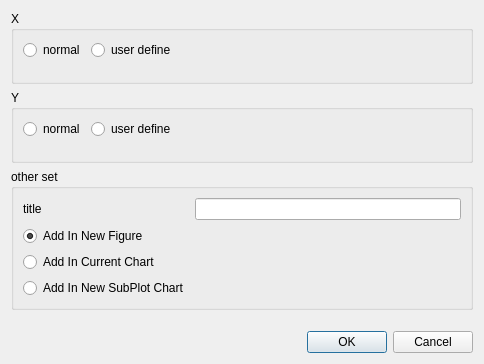
<?xml version="1.0" encoding="UTF-8"?>
<ui version="4.0">
 <class>SAAddLineChartSetDialog</class>
 <widget class="QDialog" name="SAAddLineChartSetDialog">
  <property name="geometry">
   <rect>
    <x>0</x>
    <y>0</y>
    <width>484</width>
    <height>364</height>
   </rect>
  </property>
  <property name="windowTitle">
   <string>Add Line Chart Set</string>
  </property>
  <property name="whatsThis">
   <string>&lt;html&gt;&lt;head/&gt;&lt;body&gt;&lt;p&gt;This dialog box is used to set the line graph&lt;/p&gt;&lt;/body&gt;&lt;/html&gt;</string>
  </property>
  <layout class="QVBoxLayout" name="verticalLayout_3">
   <item>
    <widget class="QGroupBox" name="groupBoxX">
     <property name="title">
      <string>X</string>
     </property>
     <layout class="QVBoxLayout" name="verticalLayout_2">
      <item>
       <layout class="QHBoxLayout" name="horizontalLayout_4">
        <item>
         <widget class="QRadioButton" name="radioButtonXNormal">
          <property name="text">
           <string>normal</string>
          </property>
         </widget>
        </item>
        <item>
         <widget class="QRadioButton" name="radioButtonXUseDef">
          <property name="text">
           <string>user define</string>
          </property>
         </widget>
        </item>
        <item>
         <spacer name="horizontalSpacer_2">
          <property name="orientation">
           <enum>Qt::Horizontal</enum>
          </property>
          <property name="sizeHint" stdset="0">
           <size>
            <width>40</width>
            <height>20</height>
           </size>
          </property>
         </spacer>
        </item>
       </layout>
      </item>
      <item>
       <widget class="SAValueSelectComboBox" name="valueComboBoxX" native="true"/>
      </item>
      <item>
       <widget class="SAUserDefineAxisDataWidget" name="userDefineXWidget" native="true"/>
      </item>
     </layout>
    </widget>
   </item>
   <item>
    <widget class="QGroupBox" name="groupBoxY">
     <property name="title">
      <string>Y</string>
     </property>
     <layout class="QVBoxLayout" name="verticalLayout">
      <item>
       <layout class="QHBoxLayout" name="horizontalLayout_5">
        <item>
         <widget class="QRadioButton" name="radioButtonYNormal">
          <property name="text">
           <string>normal</string>
          </property>
         </widget>
        </item>
        <item>
         <widget class="QRadioButton" name="radioButtonYUseDef">
          <property name="text">
           <string>user define</string>
          </property>
         </widget>
        </item>
        <item>
         <spacer name="horizontalSpacer_3">
          <property name="orientation">
           <enum>Qt::Horizontal</enum>
          </property>
          <property name="sizeHint" stdset="0">
           <size>
            <width>40</width>
            <height>20</height>
           </size>
          </property>
         </spacer>
        </item>
       </layout>
      </item>
      <item>
       <widget class="SAValueSelectComboBox" name="valueComboBoxY" native="true"/>
      </item>
      <item>
       <widget class="SAUserDefineAxisDataWidget" name="userDefineYWidget" native="true">
        <property name="sizePolicy">
         <sizepolicy hsizetype="Preferred" vsizetype="Maximum">
          <horstretch>0</horstretch>
          <verstretch>0</verstretch>
         </sizepolicy>
        </property>
       </widget>
      </item>
     </layout>
    </widget>
   </item>
   <item>
    <widget class="QGroupBox" name="groupBoxMore">
     <property name="title">
      <string>other set</string>
     </property>
     <layout class="QGridLayout" name="gridLayout">
      <item row="4" column="0">
       <widget class="QRadioButton" name="radioButtonInNewSubPlot">
        <property name="text">
         <string>Add In New SubPlot Chart</string>
        </property>
       </widget>
      </item>
      <item row="0" column="1" colspan="2">
       <widget class="QLineEdit" name="lineEditTitle"/>
      </item>
      <item row="2" column="0">
       <widget class="QRadioButton" name="radioButtonNewFigure">
        <property name="text">
         <string>Add In New Figure</string>
        </property>
        <property name="checked">
         <bool>true</bool>
        </property>
       </widget>
      </item>
      <item row="0" column="0">
       <widget class="QLabel" name="labelTitle">
        <property name="text">
         <string>title</string>
        </property>
       </widget>
      </item>
      <item row="3" column="0">
       <widget class="QRadioButton" name="radioButtonInCurrentChart">
        <property name="text">
         <string>Add In Current Chart</string>
        </property>
       </widget>
      </item>
     </layout>
    </widget>
   </item>
   <item>
    <spacer name="verticalSpacer">
     <property name="orientation">
      <enum>Qt::Vertical</enum>
     </property>
     <property name="sizeHint" stdset="0">
      <size>
       <width>20</width>
       <height>109</height>
      </size>
     </property>
    </spacer>
   </item>
   <item>
    <layout class="QHBoxLayout" name="horizontalLayoutMain">
     <item>
      <spacer name="horizontalSpacer">
       <property name="orientation">
        <enum>Qt::Horizontal</enum>
       </property>
       <property name="sizeHint" stdset="0">
        <size>
         <width>40</width>
         <height>20</height>
        </size>
       </property>
      </spacer>
     </item>
     <item>
      <widget class="QDialogButtonBox" name="buttonBox">
       <property name="standardButtons">
        <set>QDialogButtonBox::Cancel|QDialogButtonBox::Ok</set>
       </property>
      </widget>
     </item>
    </layout>
   </item>
  </layout>
 </widget>
 <customwidgets>
  <customwidget>
   <class>SAValueSelectComboBox</class>
   <extends>QWidget</extends>
   <header>SAValueSelectComboBox.h</header>
   <container>1</container>
  </customwidget>
  <customwidget>
   <class>SAUserDefineAxisDataWidget</class>
   <extends>QWidget</extends>
   <header>SAUserDefineAxisDataWidget.h</header>
   <container>1</container>
  </customwidget>
 </customwidgets>
 <resources/>
 <connections>
  <connection>
   <sender>buttonBox</sender>
   <signal>rejected()</signal>
   <receiver>SAAddLineChartSetDialog</receiver>
   <slot>reject()</slot>
   <hints>
    <hint type="sourcelabel">
     <x>189</x>
     <y>264</y>
    </hint>
    <hint type="destinationlabel">
     <x>115</x>
     <y>249</y>
    </hint>
   </hints>
  </connection>
  <connection>
   <sender>buttonBox</sender>
   <signal>accepted()</signal>
   <receiver>SAAddLineChartSetDialog</receiver>
   <slot>accept()</slot>
   <hints>
    <hint type="sourcelabel">
     <x>221</x>
     <y>265</y>
    </hint>
    <hint type="destinationlabel">
     <x>228</x>
     <y>232</y>
    </hint>
   </hints>
  </connection>
 </connections>
</ui>
